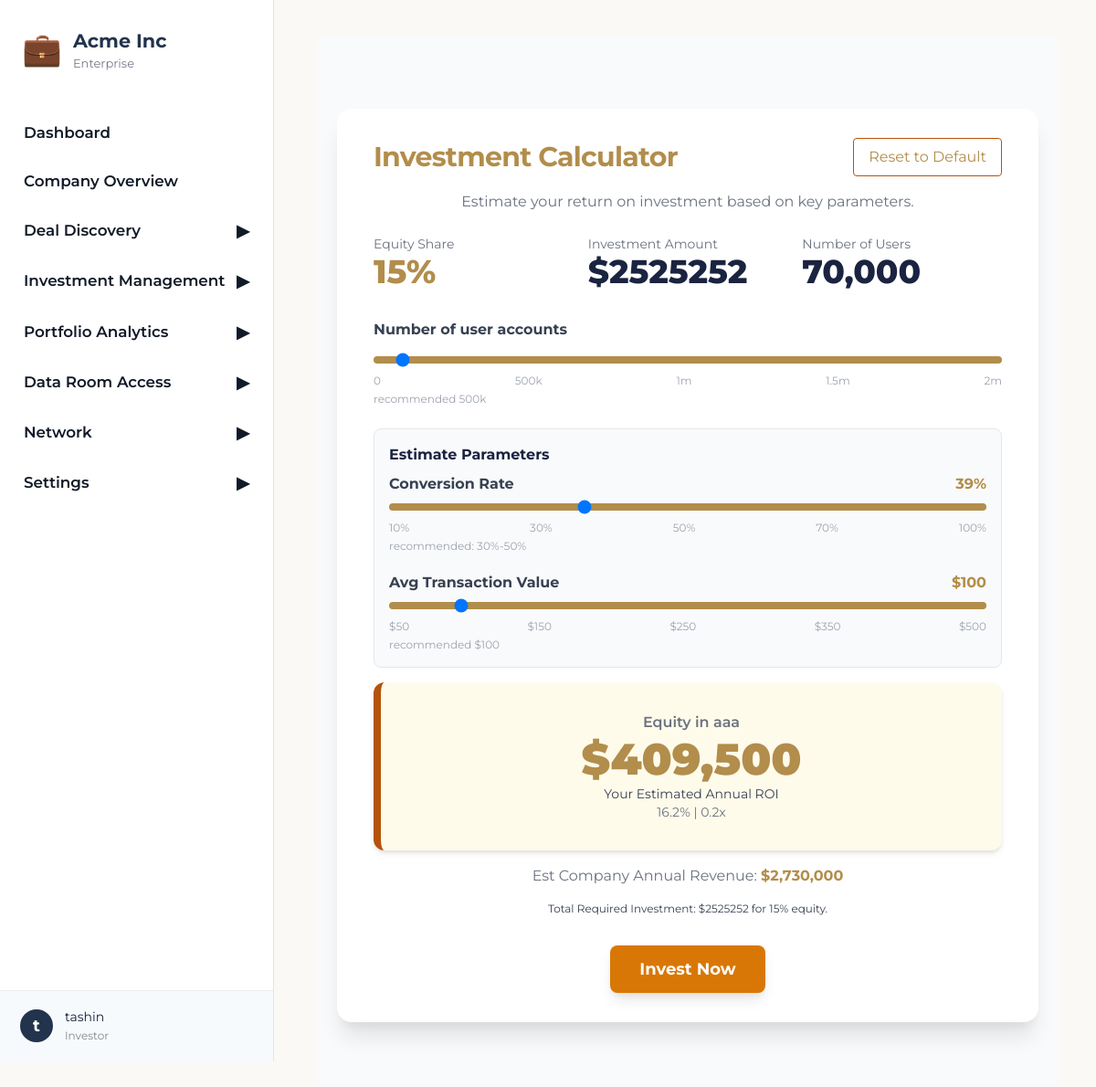
Screenshot of /investor/deal-discovery/invest/1/ (signed in) with the database file from the repository.
### core/models.py (models this page shows, shortened)
class StartupProfile(models.Model):
    user = models.OneToOneField(User, on_delete=models.CASCADE, related_name='startup_profile')
    startup_name = models.CharField(max_length=150)
    role = models.CharField(max_length=100)
    email = models.EmailField()
    website = models.CharField(max_length=255)
    heard_about = models.CharField(max_length=50)
    description = models.TextField()
    audience = models.TextField()
    tech_component = models.TextField()
    your_edge = models.TextField()
    pitch_deck_url = models.CharField(max_length=255)
    startup_stage = models.CharField(max_length=50)
    problem = models.TextField()
    solution = models.TextField()
    market_research = models.CharField(max_length=20)
    business_model_mind = models.CharField(max_length=50)
    working_time = models.CharField(max_length=50)
    cofounder = models.CharField(max_length=20)
    support_needed = models.TextField()
    has_mvp = models.CharField(max_length=10)
    tested_with_customers = models.CharField(max_length=10)
    funding_source = models.CharField(max_length=100)
    early_users = models.CharField(max_length=10)
    generated_revenue = models.CharField(max_length=20)
    stage3_challenges = models.TextField()
    stage3_support = models.TextField()
    business_model = models.TextField()
    paying_customers = models.CharField(max_length=50)
    annual_revenue_4 = models.CharField(max_length=50)
    external_funding = models.CharField(max_length=50)
    acquisition_strategies = models.TextField()
    team_size = models.CharField(max_length=50)
    stage4_challenges = models.TextField()
    stage4_support = models.TextField()
    annual_revenue_5 = models.CharField(max_length=50)
    active_customers_5 = models.CharField(max_length=50)
    markets_operating = models.CharField(max_length=100)
    expansion_plans = models.TextField()
    stage5_challenges = models.TextField()
    is_approved = models.BooleanField(default=False)
    is_onboarded = models.BooleanField(default=False)
    complete_profile_submitted = models.BooleanField(default=False)
    submitted_at = models.DateTimeField(auto_now_add=True)
    arr = models.FloatField(
        null=True, blank=True, verbose_name="Annual Recurring Revenue (ARR)"
    )
    arpu = models.FloatField(
        null=True, blank=True, verbose_name="Average Revenue Per User (ARPU)"
    )
    monthly_burn = models.FloatField(null=True, blank=True)
    cash_balance = models.FloatField(null=True, blank=True)
    ltv_cac_ratio = models.FloatField(null=True, blank=True)
    operating_expenses = models.FloatField(null=True, blank=True)
    debt_obligations = models.TextField(null=True, blank=True)
    capital_raised = models.FloatField(null=True, blank=True)
    currently_raising = models.FloatField(null=True, blank=True)
    equity_offered = models.FloatField(null=True, blank=True)
    financial_forecast = models.FileField(
        upload_to='financial_forecasts/', null=True, blank=True
    )

### core/views.py (the view, shortened to what this page needs)
# urls.py: path('investor/deal-discovery/invest/<int:startup_id>/', invest_in_company, name="invest_in_company"),
@login_required
def invest_in_company(request, startup_id):
    investor_profile = getattr(request.user, 'investor_profile', None)
    if not investor_profile:
        return redirect('investor_onboarding')
    startup = get_object_or_404(StartupProfile, pk=startup_id)
    context = {
        "startup": startup,
        "default_equity": startup.equity_offered,        # from model
        "default_investment": startup.currently_raising,
        "default_users": 70000,
        "default_conversion": 39,
        "default_avg_txn": 100,
        "default_roi_display": "yearly",
    }
    return render(request, "invest_in_company.html", context)

### core/templates/invest_in_company.html (shortened to what this page needs)
{% extends "investor_base.html" %}
{% load humanize %}
{% block content %}
<link href="https://cdn.jsdelivr.net/npm/tailwindcss@2.2.19/dist/tailwind.min.css" rel="stylesheet">
<div class="min-h-screen flex items-center justify-center bg-gray-50 py-8">
  <div class="w-full max-w-3xl bg-white rounded-2xl shadow-xl px-10 py-8 overflow-y-auto" style="max-height: 90vh;">
    <div class="flex flex-col md:flex-row justify-between items-center mb-4">
      <h2 class="text-3xl font-bold tracking-tight gold-text mb-2 md:mb-0">Investment Calculator</h2>
      <button type="button" onclick="resetToDefault()" class="border px-4 py-2 rounded gold-text border-yellow-700 hover:bg-yellow-50 transition">Reset to Default</button>
    </div>
    <p class="text-center text-gray-500 mb-6">Estimate your return on investment based on key parameters.</p>
    <div class="grid grid-cols-1 md:grid-cols-3 gap-4 mb-8">
      <div>
        <div class="text-sm text-gray-500">Equity Share</div>
        <div id="equity_share_display" class="text-4xl font-extrabold gold-text">{{ default_equity|floatformat:0 }}%</div>
      </div>
      <div>
        <div class="text-sm text-gray-500">Investment Amount</div>
        <div id="investment_amount_display" class="text-4xl font-extrabold">${{ default_investment|floatformat:0 }}</div>
      </div>
      <div>
        <div class="text-sm text-gray-500">Number of Users</div>
        <div id="users_display" class="text-4xl font-extrabold">{{ default_users|floatformat:0 }}</div>
      </div>
    </div>
    <div class="mb-6">
      <label class="block text-gray-700 font-bold mb-2">Number of user accounts</label>
      <input id="users_slider" type="range" min="0" max="2000000" step="10000" value="{{ default_users }}" class="w-full gold-bg h-2 rounded-lg appearance-none cursor-pointer">
      <div class="flex justify-between text-xs text-gray-400 mt-1">
        <span>0</span><span>500k</span><span>1m</span><span>1.5m</span><span>2m</span>
      </div>
      <div class="text-xs text-gray-400 mt-1">recommended 500k</div>
    </div>
    <div class="bg-gray-50 border rounded-lg p-4 mb-4">
      <h4 class="font-bold mb-2">Estimate Parameters</h4>
      <div class="mb-5">
        <div class="flex justify-between">
          <label class="block text-gray-700 font-bold">Conversion Rate</label>
          <span id="conversion_value" class="font-bold gold-text"></span>
        </div>
        <input id="conversion_slider" type="range" min="10" max="100" step="1" value="{{ default_conversion }}" class="w-full gold-bg h-2 rounded-lg appearance-none cursor-pointer">
        <div class="flex justify-between text-xs text-gray-400 mt-1">
          <span>10%</span><span>30%</span><span>50%</span><span>70%</span><span>100%</span>
        </div>
        <div class="text-xs text-gray-400 mt-1">recommended: 30%-50%</div>
      </div>
      <div>
        <div class="flex justify-between">
          <label class="block text-gray-700 font-bold">Avg Transaction Value</label>
          <span id="avg_txn_value" class="font-bold gold-text"></span>
        </div>
        <input id="avg_txn_slider" type="range" min="50" max="500" step="10" value="{{ default_avg_txn }}" class="w-full gold-bg h-2 rounded-lg appearance-none cursor-pointer">
        <div class="flex justify-between text-xs text-gray-400 mt-1">
          <span>$50</span><span>$150</span><span>$250</span><span>$350</span><span>$500</span>
        </div>
        <div class="text-xs text-gray-400 mt-1">recommended $100</div>
      </div>
    </div>
    <div class="bg-yellow-50 border-l-8 border-yellow-700 rounded-xl shadow-md p-8 mb-4 flex flex-col items-center">
      <div class="text-gray-500 font-semibold mb-1">Equity in {{ startup.startup_name }}</div>
      <div id="roi_dollar" class="text-5xl font-black gold-text mb-1">$0</div>
      <div class="text-sm text-gray-700">Your Estimated Annual ROI</div>
      <div class="text-gray-500 text-sm"><span id="roi_percent">0%</span> | <span id="roi_multiple">0x</span></div>
    </div>
    <div class="text-center mb-3 text-gray-500">
      Est Company Annual Revenue: <span id="company_revenue" class="font-bold gold-text">$0</span>
    </div>
    <div class="mt-4 text-center text-gray-700 text-xs">
      Total Required Investment: $<span id="total_required">{{ default_investment|floatformat:0 }}</span> for <span id="total_equity">{{ default_equity|floatformat:0 }}</span>% equity.
    </div>
    <div class="flex justify-center mt-8">
      <button id="investNowBtn"
              class="bg-yellow-600 hover:bg-yellow-700 text-white font-bold py-3 px-8 rounded-lg shadow-lg text-lg transition">
        Invest Now
      </button>
    </div>
  </div>
</div>
{% endblock %}

### core/templates/investor_base.html (shortened to what this page needs)
{% load static %}
<!DOCTYPE html>
<html lang="en">
<head>
</head>
<body>
<div class="layout">
    <nav class="sidebar">
        <div class="logo-box">
            <span class="logo-icon">&#128188;</span>
            <div>
                <div class="sidebar-title">Acme Inc</div>
                <div class="sidebar-subtitle">Enterprise</div>
            </div>
        </div>
        <ul class="sidebar-nav">
            <li>
                <a href="{% url 'investor_dashboard' %}" class="sidebar-link {% if section == 'dashboard' %}active{% endif %}">Dashboard</a>
            </li>
            <li>
                <a href="{% url 'investor_company_overview' %}" class="sidebar-link {% if section == 'company' %}active{% endif %}">Company Overview</a>
            </li>
            <li>
                <button class="sidebar-toggle {% if section == 'deal_discovery' %}active{% endif %}" aria-expanded="false" type="button">
                    Deal Discovery
                    <span class="arrow">&#9654;</span>
                </button>
            </li>
            <li>
                <button class="sidebar-toggle" aria-expanded="false" type="button">
                    Investment Management
                    <span class="arrow">&#9654;</span>
                </button>
            </li>
            <li>
                <button class="sidebar-toggle" aria-expanded="false" type="button">
                    Portfolio Analytics
                    <span class="arrow">&#9654;</span>
                </button>
            </li>
            <li>
                <button class="sidebar-toggle" aria-expanded="false" type="button">
                    Data Room Access
                    <span class="arrow">&#9654;</span>
                </button>
            </li>
            <li>
                <button class="sidebar-toggle" aria-expanded="false" type="button">
                    Network
                    <span class="arrow">&#9654;</span>
                </button>
            </li>
            <li>
                <button class="sidebar-toggle" aria-expanded="false" type="button">
                    Settings
                    <span class="arrow">&#9654;</span>
                </button>
            </li>
        </ul>
        <div class="sidebar-footer">
            <div class="sidebar-footer-circle">{{ request.user.first_name|default:"N"|slice:":1" }}</div>
            <div class="sidebar-footer-details">
                <span>{{ request.user.get_full_name|default:request.user.username }}</span>
                <small>Investor</small>
            </div>
        </div>
    </nav>
    <div class="main-content">
        {% block content %}{% endblock %}
    </div>
</div>
</body>
</html>

### core/templates/investor_base.html (style rules this page uses)
html, body { height: 100%; margin: 0; }
body { font-family: 'Inter', sans-serif; background: #fafbfc; color: #1a2340; }
.layout { display: flex; min-height: 100vh; }
.sidebar { width: 300px; background: #fff; border-right: 1.5px solid #e3e5e8; display: flex; flex-direction: column; height: 100vh; position: relative; overflow-y: auto; }
.sidebar .logo-box { display: flex; align-items: center; gap: 12px; padding: 28px 24px 10px 24px; }
.sidebar .logo-icon { font-size: 2.2rem; color: #22284b; }
.sidebar-title { font-weight: 700; font-size: 1.3rem; color: #22334d; }
.sidebar-subtitle { font-size: 13px; color: #757a8a; }
.sidebar-nav { list-style: none; padding: 0; margin: 28px 0 0 0; flex: 1; }
.sidebar-link, .sidebar-toggle { display: flex; align-items: center; padding: 14px 26px; gap: 10px; color: #111a28; text-decoration: none; font-weight: 600; font-size: 1.05rem; border: none; background: none; cursor: pointer; width: 100%; outline: none; transition: background .12s, color .13s; }
.sidebar-toggle .arrow { margin-left: auto; transition: transform .13s; }
.sidebar-footer { position: sticky; bottom: 0; left: 0; width: 100%; padding: 18px 18px 19px 22px; border-top: 1px solid #ececec; background: #f6fafd; display: flex; align-items: center; gap: 13px; }
.sidebar-footer-circle { width: 36px; height: 36px; border-radius: 50%; background: #22334d; color: #fff; display: flex; align-items: center; justify-content: center; font-size: 18px; font-weight: 700; }
.sidebar-footer-details { display: flex; flex-direction: column; gap: 1px; }
.sidebar-footer-details span { font-size: 14px; color: #191f3d; }
.sidebar-footer-details small { font-size: 12px; color: #888; }
.main-content { flex: 1; padding: 38px 42px 44px 48px; }
.arrow { font-size: 1.08em; }

### core/templates/invest_in_company.html (style rules this page uses)
body, .font-sans { font-family: 'Montserrat', 'Arial', sans-serif !important; background: #faf9f6; }
.gold-bg { background: #B28D4B !important; }
.gold-text { color: #B28D4B !important; }

### rows the page displays
StartupProfile: equity_offered "15", currently_raising "2525252", startup_name "aaa"

### other values shown
{{ request.user.first_name|default:"N"|slice:":1" }} "t"
{{ request.user.get_full_name|default:request.user.username }} "tashin"
{{ default_users|floatformat:0 }} "70,000"
